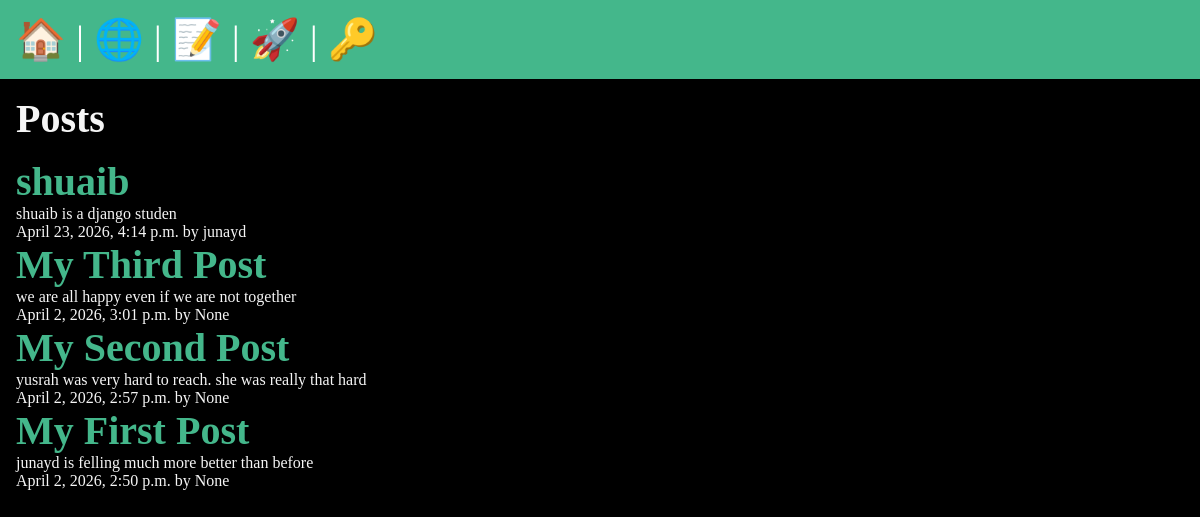
/posts/, run on the app's committed database.
### posts/models.py (models this page shows, shortened)
class Post(models.Model):
    title = models.CharField(max_length=75)
    body = models.TextField()
    slug = models.SlugField()
    date = models.DateTimeField(auto_now_add=True)
    banner = models.ImageField(default='fallback.png', blank=True)
    author = models.ForeignKey(User, on_delete=models.CASCADE, null=True, blank=True)

### posts/views.py (the view)
# urls.py: path('', views.posts_list, name='list'),
def posts_list(request):
    posts = Post.objects.all().order_by('-date')
    return render(request, 'posts/posts_list.html', {'posts': posts})

### posts/templates/posts/posts_list.html (shortened to what this page needs)
{% extends "layout.html" %}
{% block  content%}
  <h1 style="margin-bottom: 1rem;">Posts</h1>
  {% for post in posts %}
   <article class="post">
        <h2>
          <a href="{% url 'posts:page' slug=post.slug %}">
           {{ post.title }}
          </a>
        </h2>
        <p>{{ post.body }}</p>
        <p>{{ post.date }} by {{ post.author }}</p>
   </article>
{% endfor %}
{% endblock  %}

### templates/layout.html (shortened to what this page needs)
<!DOCTYPE html>
{% load static %}
<html lang="en">
<head>
    <link rel="stylesheet" href="{% static 'css/style.css' %}">
</head>
<body>
    <nav>
        <a href="/"><span role="img" aria-label="Home" title="Home">🏠</span></a> |
        <a href="/about"><span role="img" aria-label="About" title="About">🌐</span></a> |
        <a href="{% url 'posts:list' %}"><span role="img" aria-label="Posts" title="Posts">📝</span></a> |
        {% if user.is_authenticated %}
        <a href="{% url 'posts:new-post' %}"><span role="img" aria-label="New Post" title="New Post">🆕</span></a>
        <form class="logout" action="{% url 'users:logout' %}" method="post">
            {% csrf_token %}
            <button class="logout-button" arial-label="User Logout" title="User Logout">👋</button>
        </form>
        {% else %}
           <a href="{% url 'users:register' %}"><span role="img" aria-label="User Registration" title="User Registration">🚀</span></a> |
           <a href="{% url 'users:login' %}"><span role="img" aria-label="User login" title="User login">🔑</span></a>
        {% endif %}
    </nav>
    <main>
        {% block content %}
        {% endblock %}
    </main>
</body>
</html>

### static/css/style.css (style rules this page uses)
* { margin: 0; padding: 0; box-sizing: border-box; }
body { min-height: 100vh; background-color: black; color: whitesmoke; font-size: 3rem; }
nav { padding: 1rem; background-color: #44b78b; color: #fff; font-size: 2.5rem; }
main { padding: 1rem; }
h1, h2 { font-size: 2.5rem; }
p { font-size: 1rem; }
a { text-decoration: none; color: #44b78b; }

### data on the page
Post: title "shuaib", body "shuaib is a django studen", date "April 23, 2026, 4:14 p.m.", author "junayd"
Post: title "My Third Post", body "we are all happy even if we are not together", date "April 2, 2026, 3:01 p.m.", author "None"
Post: title "My Second Post", body "yusrah was very hard to reach. she was really that hard", date "April 2, 2026, 2:57 p.m.", author "None"
Post: title "My First Post", body "junayd is felling much more better than before", date "April 2, 2026, 2:50 p.m.", author "None"
